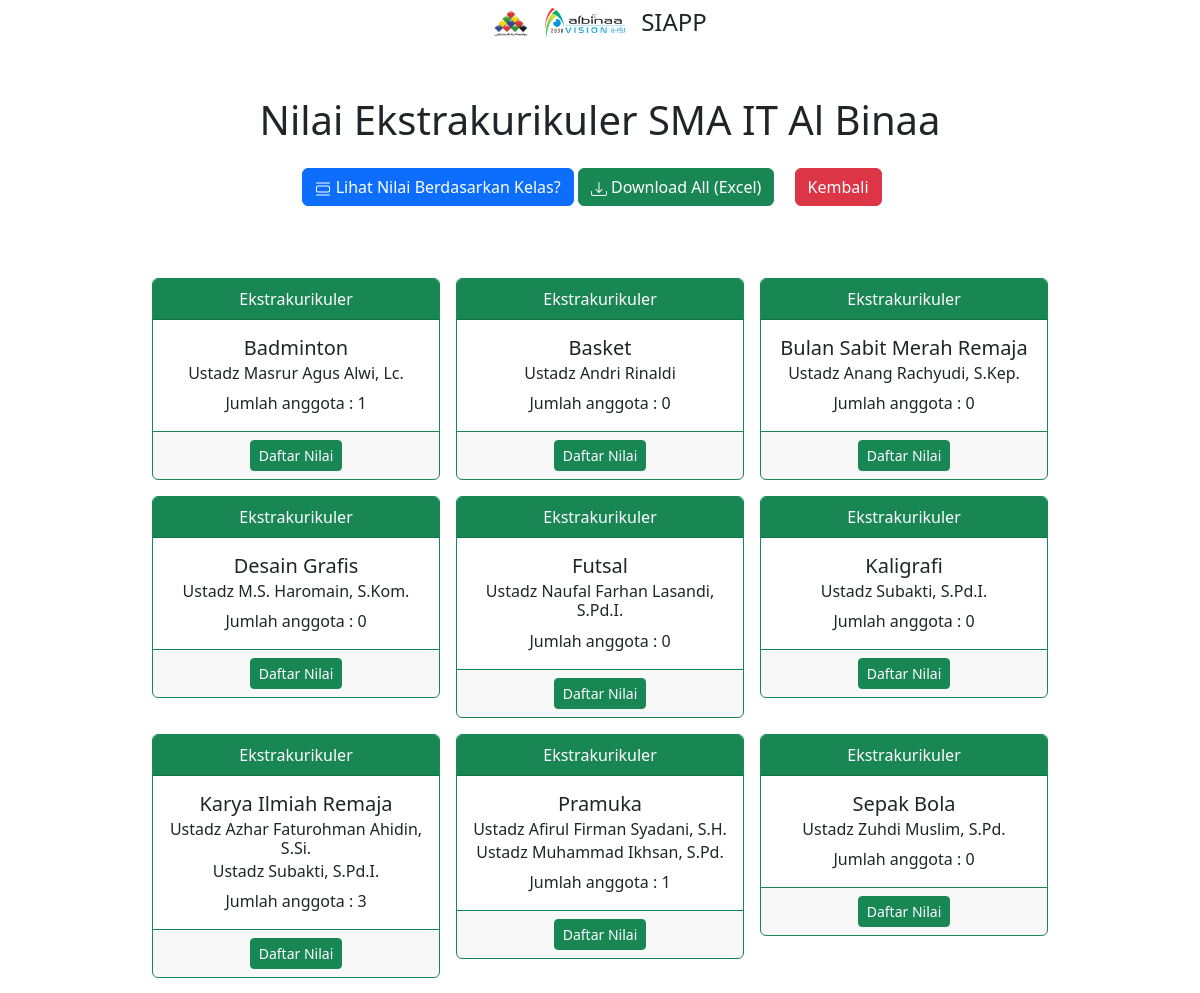
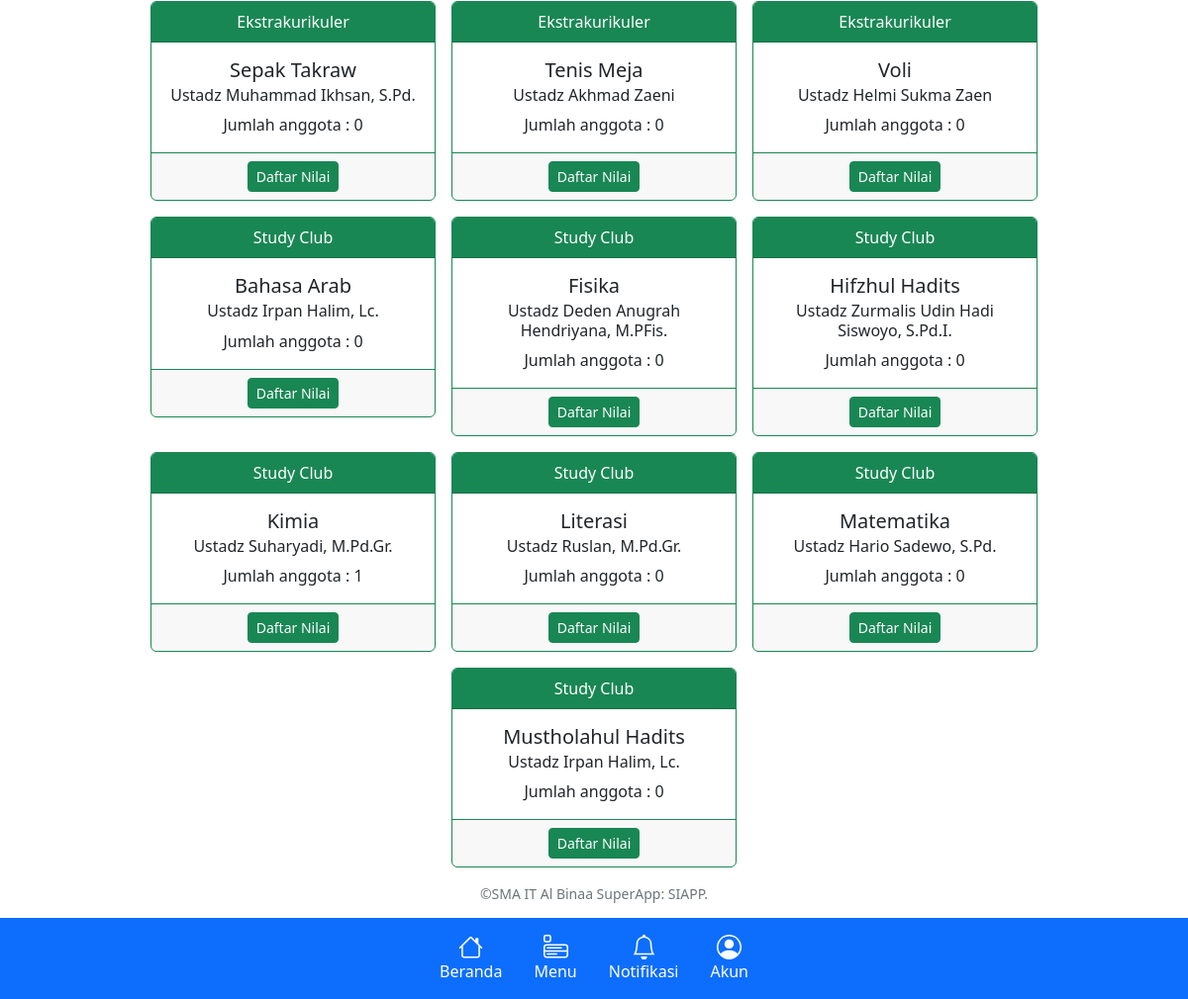
Screenshot of /nilai/ with the database file from the repository (2 pictures, top to bottom).
### ekskul/models.py (models this page shows, shortened)
class Extracurricular(models.Model):
    hari = (
        ('Senin', 'Senin'),
        ('Selasa', 'Selasa'),
        ('Rabu', 'Rabu'),
        ('Kamis', 'Kamis'),
        ('Jumat', 'Jumat'),
        ('Sabtu', 'Sabtu'),
        ('Ahad', 'Ahad'),
    )
    jenis = (
        ("Ekskul", "Ekstrakurikuler"),
        ("SC", "Study Club"),
    )
    pilihan_waktu = (
        ("Sore","Sore"),
        ("Malam","Malam"),
        ("Pagi","Pagi"),
        ("Siang","Siang"),
    )
    nama = models.CharField(max_length=50, verbose_name="Nama Ekskul")
    pembina = models.ManyToManyField(Teacher)
    jadwal = models.CharField(max_length=15, choices=hari, verbose_name="Jadwal Pembinaan")
    waktu = models.CharField(max_length=15, choices=pilihan_waktu)
    jadwal_tambahan = models.CharField(max_length=20, choices=hari, default="Tidak ada", blank=True)
    waktu_tambahan = models.CharField(max_length=15, choices=pilihan_waktu, blank=True)
    tipe = models.CharField(max_length=20, choices=jenis, blank=True)
    slug = models.SlugField(blank=True)
    logo = CompressedImageField(upload_to='ekskul/logo', default='no-image.png', blank=True, null=True)

class Teacher(models.Model):
    user = models.OneToOneField(User, on_delete=models.CASCADE, verbose_name="Username",)
    nama_lengkap = models.CharField(max_length=100, verbose_name="Nama Ustadz")
    niy = models.IntegerField(default=0, verbose_name='NIY')
    gelar_depan = models.CharField(max_length=20, blank=True)
    gelar_belakang = models.CharField(max_length=20, blank=True)
    jabatan = models.CharField(max_length=100, blank=True)
    jabatan_khusus = models.CharField(max_length=100, blank=True)
    email = models.EmailField(default='user@gmail.com')
    no_hp = models.IntegerField(blank=True, default=0)
    foto = CompressedImageField(upload_to='user', default='blank-profile.png', blank=True, null=True, quality=50, help_text="format foto .jpg / .jpeg")
    def __str__(self):
        if self.gelar_depan or self.gelar_belakang:
            return f'%s, %s.' % (self.nama_lengkap, self.gelar_belakang)
        else:
            return self.nama_lengkap

### nilai/views.py (the view)
# urls.py: path('', deskripsi.views.home_view, name='app-index'),
def index(request):
    if request.user.is_authenticated or request.user.is_superuser:
        ekskul = Extracurricular.objects.filter(pembina=request.user.teacher).order_by('tipe', 'nama')
        extra = Extracurricular.objects.exclude(pembina=request.user.teacher).order_by('tipe', 'nama')
        context = {
            'ekskul': ekskul,
            'extra': extra,
        }
    else:
        ekskul = Extracurricular.objects.all().order_by('tipe', 'nama')
        context = {
            'ekskul': ekskul,
        }
    return render(request, 'nilai.html', context)

### templates/nilai.html (shortened to what this page needs)
{% extends 'base.html' %}
{% block content %}
    <div class="my-5 pt-5 text-center">
        <h1>Nilai Ekstrakurikuler SMA IT Al Binaa</h1>
        <a href="{% url 'nilai:nilai-per-kelas' %}" class="btn btn-primary">
            Lihat Nilai Berdasarkan Kelas?
        </a>
        <a href="{% url 'nilai:print-to-excel' %}" class="btn btn-success">
            Download All (Excel)
        </a>
        <a class="m-3 btn btn-danger" href="{% url 'menu' %}">Kembali</a>
    </div>
    <div class="container text-center">
        <div class="d-flex flex-wrap justify-content-center">
            {% if ekskul %}
                {% for data in ekskul %}
                    <div class="card border-success m-2" style="width: 18rem; height: 100%;">
                        <div class="card-header text-bg-success">
                            {{ data.get_tipe_display }}
                        </div>
                        <div class="card-body">
                            <h5 class="card-title">{{ data.nama }}</h5>
                            {% for pembina in data.pembina.all %}
                                <h6 class="card-subtitle mb-2">Ustadz {{ pembina }}</h6>
                            {% endfor %}
                            <p class="card-text p-0 m-0">Jumlah anggota : {{ data.studentorganization_set.count }}</p>
                        </div>
                        <div class="card-footer border-success text-light">
                            {% if request.user.is_authenticated %}
                                <a href="{% url 'nilai:nilai-input' data.slug %}" class="btn btn-sm btn-primary">Input Nilai</a>
                                <a href="{% url 'nilai:nilai-detail' data.slug %}" class="btn btn-sm btn-success">Daftar Nilai</a>
                            {% else %}
                                <a href="{% url 'nilai:nilai-detail' data.slug %}" class="btn btn-sm btn-success">Daftar Nilai</a>
                            {% endif %}
                        </div>
                    </div>
                {% endfor %}
            {% endif %}
        </div>
    </div>
{% endblock %}

### rows the page displays
Extracurricular: tipe "Ekstrakurikuler", nama "Badminton", studentorganization_set.count "1"
Teacher: gelar_depan+gelar_belakang+nama_lengkap "Masrur Agus Alwi, Lc."
Extracurricular: tipe "Ekstrakurikuler", nama "Basket", studentorganization_set.count "0"
Teacher: gelar_depan+gelar_belakang+nama_lengkap "Andri Rinaldi"
Extracurricular: tipe "Ekstrakurikuler", nama "Bulan Sabit Merah Remaja", studentorganization_set.count "0"
Teacher: gelar_depan+gelar_belakang+nama_lengkap "Anang Rachyudi, S.Kep."
Extracurricular: tipe "Ekstrakurikuler", nama "Desain Grafis", studentorganization_set.count "0"
Teacher: gelar_depan+gelar_belakang+nama_lengkap "M.S. Haromain, S.Kom."
Extracurricular: tipe "Ekstrakurikuler", nama "Futsal", studentorganization_set.count "0"
Teacher: gelar_depan+gelar_belakang+nama_lengkap "Naufal Farhan Lasandi, S.Pd.I."
Extracurricular: tipe "Ekstrakurikuler", nama "Kaligrafi", studentorganization_set.count "0"
Teacher: gelar_depan+gelar_belakang+nama_lengkap "Subakti, S.Pd.I."
Extracurricular: tipe "Ekstrakurikuler", nama "Karya Ilmiah Remaja", studentorganization_set.count "3"
Teacher: gelar_depan+gelar_belakang+nama_lengkap "Azhar Faturohman Ahidin, S.Si."
Extracurricular: tipe "Ekstrakurikuler", nama "Pramuka", studentorganization_set.count "1"
Teacher: gelar_depan+gelar_belakang+nama_lengkap "Afirul Firman Syadani, S.H."
Teacher: gelar_depan+gelar_belakang+nama_lengkap "Muhammad Ikhsan, S.Pd."
Extracurricular: tipe "Ekstrakurikuler", nama "Sepak Bola", studentorganization_set.count "0"
Teacher: gelar_depan+gelar_belakang+nama_lengkap "Zuhdi Muslim, S.Pd."
Extracurricular: tipe "Ekstrakurikuler", nama "Sepak Takraw", studentorganization_set.count "0"
Extracurricular: tipe "Ekstrakurikuler", nama "Tenis Meja", studentorganization_set.count "0"
Teacher: gelar_depan+gelar_belakang+nama_lengkap "Akhmad Zaeni"
Extracurricular: tipe "Ekstrakurikuler", nama "Voli", studentorganization_set.count "0"
Teacher: gelar_depan+gelar_belakang+nama_lengkap "Helmi Sukma Zaen"
Extracurricular: tipe "Study Club", nama "Bahasa Arab", studentorganization_set.count "0"
Teacher: gelar_depan+gelar_belakang+nama_lengkap "Irpan Halim, Lc."
Extracurricular: tipe "Study Club", nama "Fisika", studentorganization_set.count "0"
Teacher: gelar_depan+gelar_belakang+nama_lengkap "Deden Anugrah Hendriyana, M.PFis."
Extracurricular: tipe "Study Club", nama "Hifzhul Hadits", studentorganization_set.count "0"
Teacher: gelar_depan+gelar_belakang+nama_lengkap "Zurmalis Udin Hadi Siswoyo, S.Pd.I."
Extracurricular: tipe "Study Club", nama "Kimia", studentorganization_set.count "1"
Teacher: gelar_depan+gelar_belakang+nama_lengkap "Suharyadi, M.Pd.Gr."
Extracurricular: tipe "Study Club", nama "Literasi", studentorganization_set.count "0"
Teacher: gelar_depan+gelar_belakang+nama_lengkap "Ruslan, M.Pd.Gr."
Extracurricular: tipe "Study Club", nama "Matematika", studentorganization_set.count "0"
Teacher: gelar_depan+gelar_belakang+nama_lengkap "Hario Sadewo, S.Pd."
Extracurricular: tipe "Study Club", nama "Mustholahul Hadits", studentorganization_set.count "0"
